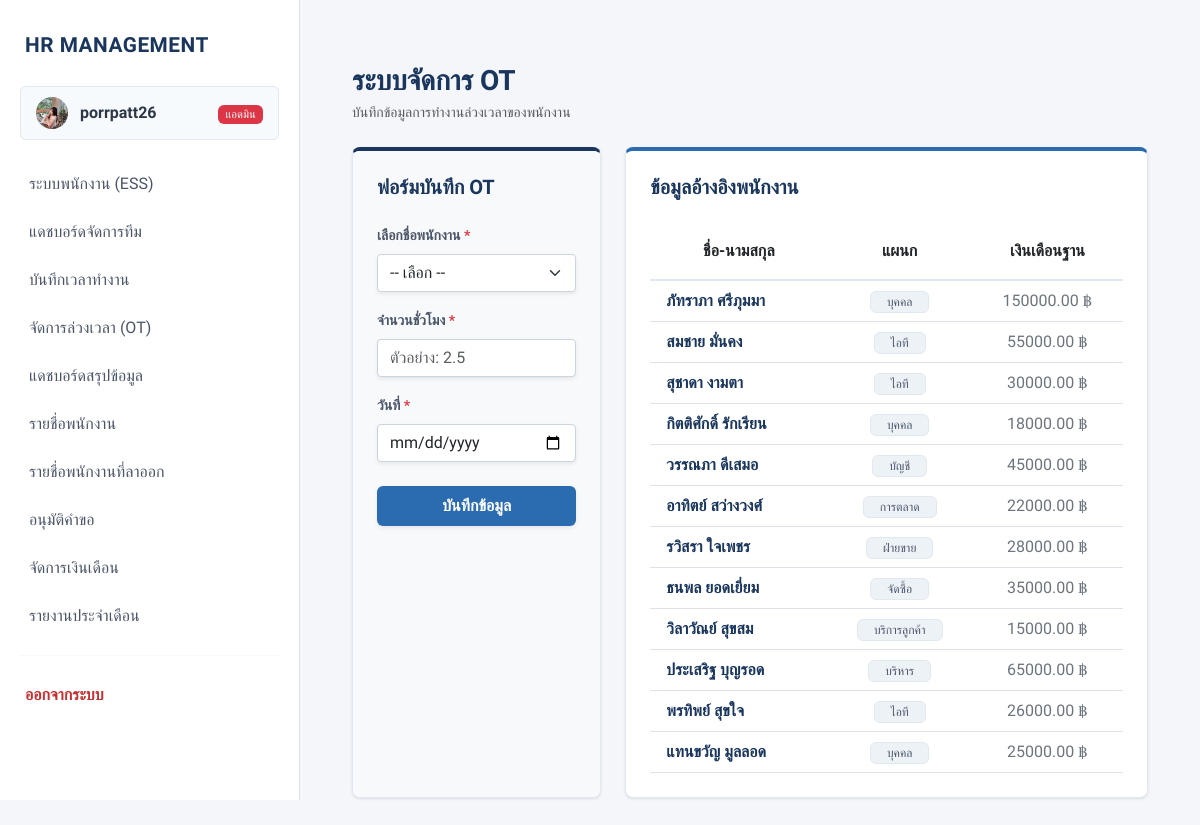
The page /ot-management/ (signed in) on the database as committed earlier.
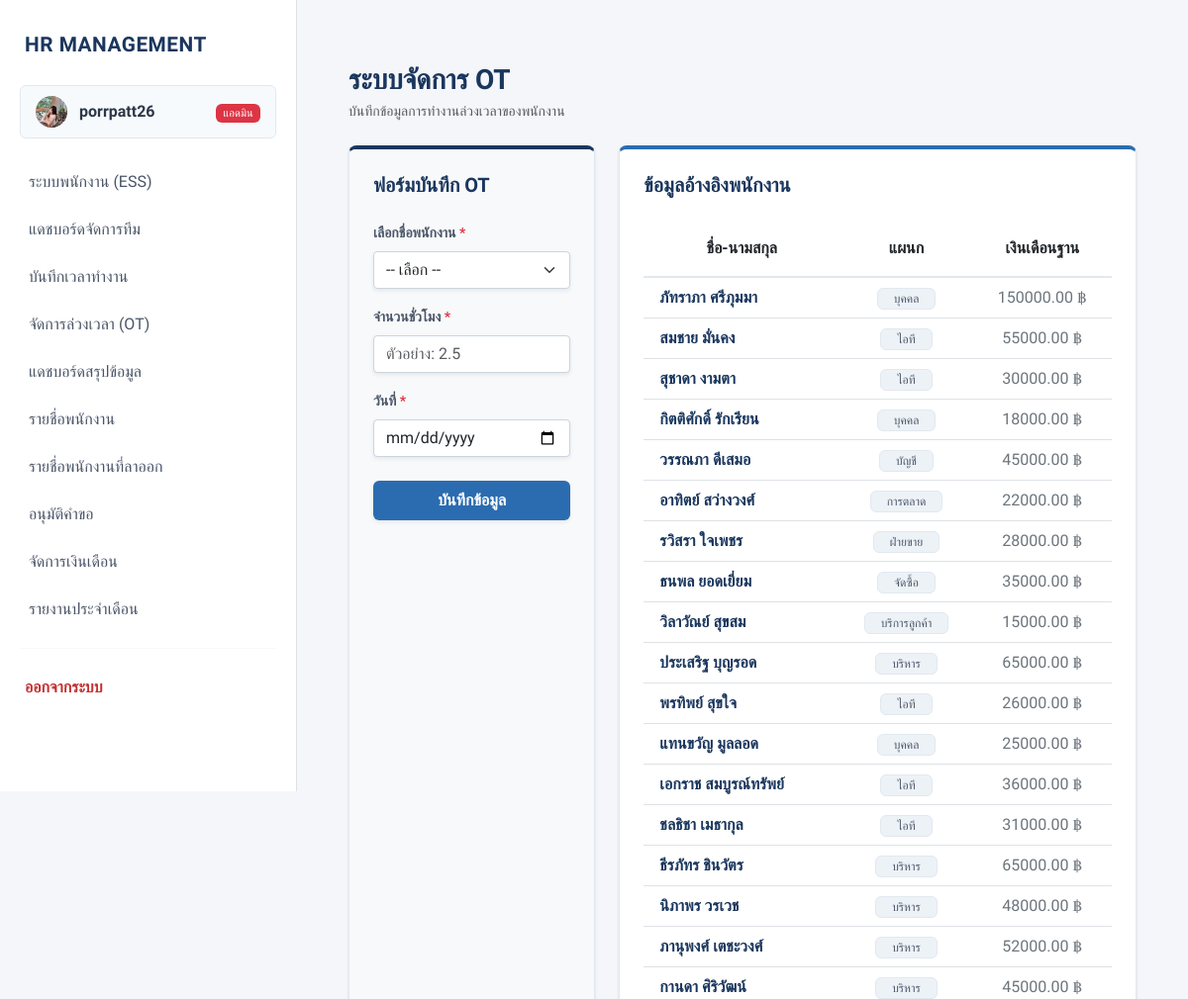
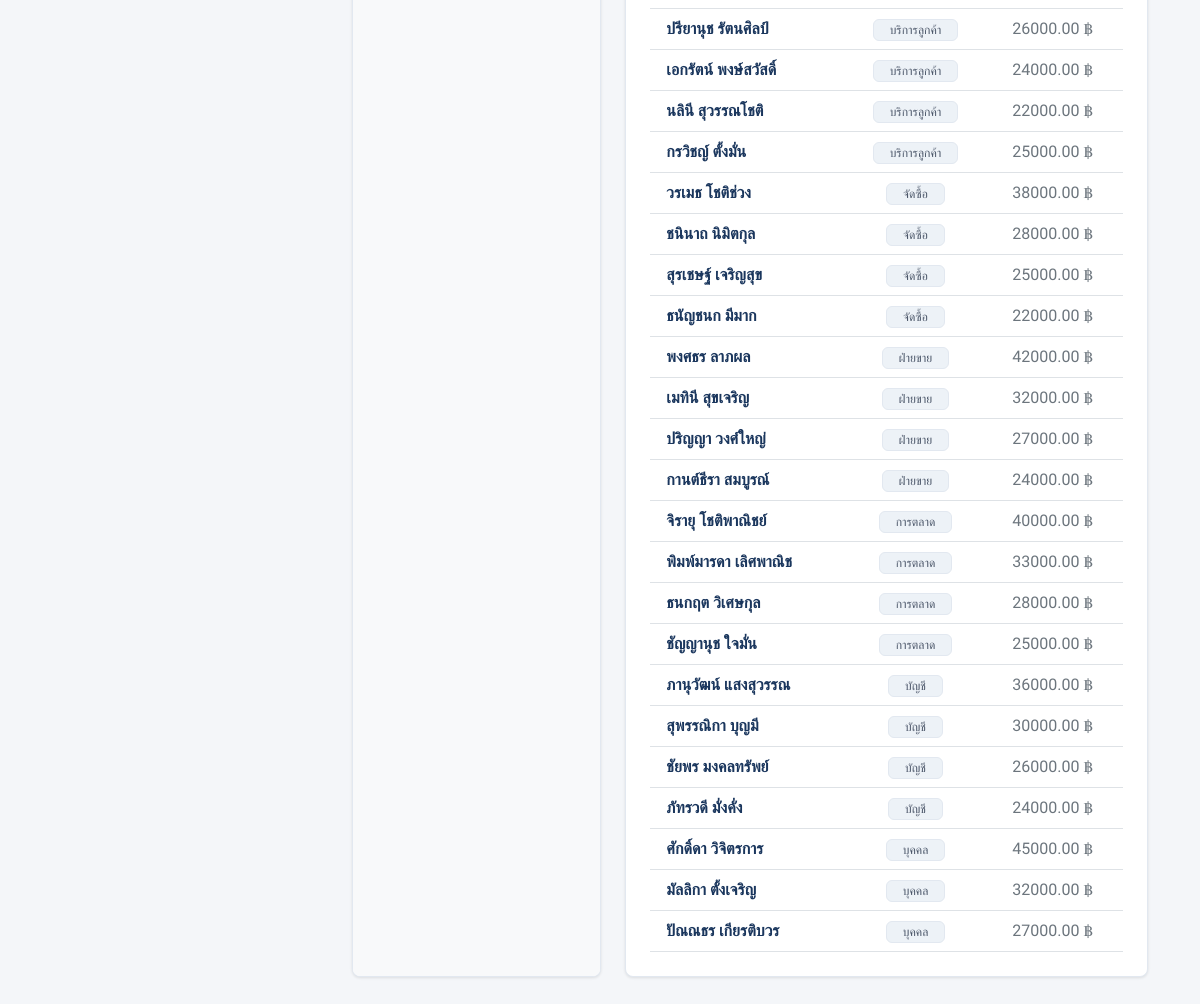
The same page on the database as committed later (2 pictures, top to bottom).
### myapp/models.py (models this page shows, shortened)
class Employee(models.Model):
    employee_id = models.CharField(max_length=20, unique=True, blank=True, null=True, verbose_name="รหัสพนักงาน")
    title = models.CharField(max_length=10, choices=TITLE_CHOICES, default='นาย', verbose_name="คำนำหน้าชื่อ")
    first_name = models.CharField(max_length=100, verbose_name="ชื่อ")
    last_name = models.CharField(max_length=100, verbose_name="นามสกุล")
    gender = models.CharField(max_length=1, choices=GENDER_CHOICES, verbose_name="เพศ")
    birth_date = models.DateField(verbose_name="วัน-เดือน-ปี เกิด (YYYY-MM-DD)")
    salary = models.DecimalField(max_digits=10, decimal_places=2, verbose_name="เงินเดือน")
    department = models.CharField(max_length=20, choices=DEPT_CHOICES, verbose_name="แผนก")
    position = models.CharField(max_length=100, null=True, blank=True, verbose_name="ตำแหน่ง")
    hire_date = models.DateField(null=True, blank=True, verbose_name="วันที่เริ่มทำงาน")
    status = models.CharField(max_length=20, choices=STATUS_CHOICES, default='active', verbose_name="สถานะพนักงาน")
    phone_number = models.CharField(max_length=15, null=True, blank=True, verbose_name="เบอร์โทรศัพท์")
    email = models.EmailField(blank=True, null=True, verbose_name="อีเมล")
    address = models.TextField(blank=True, null=True, verbose_name="ที่อยู่")
    bank_name = models.CharField(max_length=50, choices=BANK_CHOICES, null=True, blank=True, verbose_name="ชื่อธนาคาร")
    bank_account = models.CharField(max_length=50, null=True, blank=True, verbose_name="เลขบัญชีธนาคาร")
    photo = models.ImageField(upload_to='employee_photos/', null=True, blank=True, verbose_name="รูปภาพประจำตัว")

### myapp/views.py (the view, shortened to what this page needs)
# urls.py: path('ot-management/', views.ot_management, name='ot_management'),
@login_required
@user_passes_test(is_admin, login_url='ess_dashboard')
def ot_management(request):
    employees = Employee.objects.all()
    return render(request, 'ot_management.html', {'employees': employees})

### myapp/context_processors.py (called while the page is built)
def get_employee_data(request):
    if request.user.is_authenticated:
        emp = Employee.objects.filter(
            first_name=request.user.first_name,
            last_name=request.user.last_name
        ).first()
        return {'current_emp': emp}
    return {}

### myapp/views.py (called while the page is built)
def is_admin(user):
    return user.is_staff

### templates/ot_management.html (shortened to what this page needs)
{% extends 'basetemplate.html' %}
{% block content %}
<div class="container mt-4 mb-5">
    <div class="mb-4">
        <h3 class="fw-bold text-corporate-blue mb-1">ระบบจัดการ OT</h3>
        <p class="text-muted small">บันทึกข้อมูลการทำงานล่วงเวลาของพนักงาน</p>
    </div>
    <div class="row g-4">
        <div class="col-md-4">
            <div class="card card-custom h-100" style="border-top: 4px solid #1A365D;">
                <div class="card-body p-4 bg-light">
                    <h5 class="fw-bold text-corporate-blue mb-4">ฟอร์มบันทึก OT</h5>
                    <form method="POST" action="">
                        <div class="mb-3">
                            <label class="form-label text-corporate-secondary fw-semibold small">เลือกชื่อพนักงาน <span class="text-danger">*</span></label>
                            <select name="employee_id" class="form-select form-select-custom shadow-sm" required>
                                <option value="">-- เลือก --</option>
                            </select>
                        </div>
                        <div class="mb-3">
                            <label class="form-label text-corporate-secondary fw-semibold small">จำนวนชั่วโมง <span class="text-danger">*</span></label>
                            <input type="number" name="ot_hours" class="form-control form-control-custom shadow-sm" step="0.5" placeholder="ตัวอย่าง: 2.5" required>
                        </div>
                        <div class="mb-4">
                            <label class="form-label text-corporate-secondary fw-semibold small">วันที่ <span class="text-danger">*</span></label>
                            <input type="date" name="ot_date" class="form-control form-control-custom shadow-sm" required>
                        </div>
                        <button type="submit" class="btn btn-primary-corporate w-100 fw-bold py-2 rounded-2 shadow-sm">บันทึกข้อมูล</button>
                    </form>
                </div>
            </div>
        </div>
        <div class="col-md-8">
            <div class="card card-custom h-100" style="border-top: 4px solid #2B6CB0;">
                <div class="card-body p-4">
                    <h5 class="fw-bold text-corporate-blue mb-4">ข้อมูลอ้างอิงพนักงาน</h5>
                    <div class="table-responsive">
                        <table class="table table-hover align-middle text-center mb-0">
                            <thead class="table-custom-header">
                                <tr>
                                    <th class="py-3">ชื่อ-นามสกุล</th>
                                    <th class="py-3">แผนก</th>
                                    <th class="py-3">เงินเดือนฐาน</th>
                                </tr>
                            </thead>
                            <tbody>
                                {% for emp in employees %}
                                <tr>
                                    <td class="text-start ps-3 fw-semibold text-corporate-blue">{{ emp.first_name }} {{ emp.last_name }}</td>
                                    <td><span class="badge badge-department rounded-2 px-3 py-1">{{ emp.get_department_display }}</span></td>
                                    <td class="text-secondary">{{ emp.salary|floatformat:2 }} ฿</td>
                                </tr>
                                {% empty %}
                                <tr>
                                    <td colspan="3" class="py-4 text-muted text-center">ไม่มีข้อมูลพนักงาน</td>
                                </tr>
                                {% endfor %}
                            </tbody>
                        </table>
                    </div>
                </div>
            </div>
        </div>
    </div>
</div>
{% endblock %}

### templates/basetemplate.html (shortened to what this page needs)
<!DOCTYPE html>
<html lang="th">
<head>
    <link href="https://cdn.jsdelivr.net/npm/bootstrap@5.3.0/dist/css/bootstrap.min.css" rel="stylesheet">
</head>
<body>
    <nav id="sidebar" class="sidebar">
        <a href="{% url 'index' %}" class="sidebar-brand">
            HR MANAGEMENT
        </a>
        <a href="{% url 'profile' %}" class="user-profile" style="display: flex; align-items: center; overflow: hidden;">
            {% if current_emp and current_emp.photo %}
                <img src="{{ current_emp.photo.url }}" class="user-avatar" style="object-fit: cover; padding: 0; flex-shrink: 0;">
            {% else %}
                <div class="user-avatar" style="flex-shrink: 0;">EMP</div>
            {% endif %}
            <span style="font-weight: 700; white-space: nowrap; overflow: hidden; text-overflow: ellipsis;">
                {{ user.username }}
            </span>
            <div class="ms-auto" style="padding-left: 5px;">
                {% if user.is_superuser %}
                    <span class="badge bg-danger" style="font-size: 0.7rem; font-weight: 500;">แอดมิน</span>
                {% elif user.is_staff %}
                    <span class="badge bg-primary" style="font-size: 0.7rem; font-weight: 500;">หัวหน้า</span>
                {% else %}
                    <span class="badge bg-secondary" style="font-size: 0.7rem; font-weight: 500;">พนักงาน</span>
                {% endif %}
            </div>
        </a>
        <ul class="nav flex-column mb-auto">
            <li class="nav-item">
                <a class="nav-link" href="{% url 'ess_dashboard' %}">
                    ระบบพนักงาน (ESS)
                </a>
            </li>
            {% if user.is_staff %}
            <li class="nav-item">
                <a class="nav-link" href="{% url 'manager_dashboard' %}">
                    แดชบอร์ดจัดการทีม
                </a>
            </li>
            <li class="nav-item">
                <a class="nav-link" href="{% url 'attendance' %}">
                    บันทึกเวลาทำงาน
                </a>
            </li>
            <li class="nav-item">
                <a class="nav-link" href="{% url 'ot_management' %}">
                    จัดการล่วงเวลา (OT)
                </a>
            </li>
            {% endif %}
            {% if user.is_superuser %}
            <li class="nav-item">
                <a class="nav-link" href="{% url 'dashboard' %}">
                    แดชบอร์ดสรุปข้อมูล
                </a>
            </li>
            <li class="nav-item">
                <a class="nav-link" href="{% url 'index' %}">
                    รายชื่อพนักงาน
                </a>
            </li>
            <li class="nav-item">
                <a class="nav-link" href="{% url 'resigned_list' %}">
                    รายชื่อพนักงานที่ลาออก
                </a>
            </li>
            <li class="nav-item">
                <a class="nav-link" href="{% url 'approval' %}">
                    อนุมัติคำขอ
                </a>
            </li>
            <li class="nav-item">
                <a class="nav-link" href="{% url 'payroll' %}">
                    จัดการเงินเดือน
                </a>
            </li>
            <li class="nav-item">
                <a class="nav-link" href="{% url 'reports' %}">
                    รายงานประจำเดือน
                </a>
            </li>
            {% endif %}
        </ul>
        <hr style="margin: 15px 20px; border-color: #E2E8F0;">
        <form action="{% url 'logout' %}" method="post" class="m-0">
            <button type="submit" class="btn-logout">
                ออกจากระบบ
            </button>
        </form>
    </nav>
    <main id="main-content" class="main-content">
        {% block content %}
        {% endblock %}
    </main>
</body>
</html>

### templates/basetemplate.html (style rules this page uses)
body { background-color: #F4F6F9; font-family: 'Sarabun', sans-serif; font-size: 16px; }
.sidebar { width: 300px; height: 100vh; background-color: #FFFFFF; position: fixed; top: 0; left: 0; padding-top: 15px; overflow-y: auto; border-right: 1px solid #DEE2E6; z-index: 1040; transition: all 0.3s ease-in-out; }
.sidebar-brand { color: #1A365D !important; font-weight: 800; font-size: 1.3rem; text-decoration: none; display: block; padding: 15px 25px; margin-bottom: 10px; letter-spacing: 0.5px; }
.user-profile { padding: 10px 15px; margin: 0 20px 20px 20px; border-radius: 6px; border: 1px solid #E2E8F0; display: flex; align-items: center; text-decoration: none; color: #2D3748; font-weight: 600; transition: 0.2s; background-color: #F7FAFC; }
.user-avatar { width: 32px; height: 32px; border-radius: 50%; background-color: #CBD5E0; color: #2D3748; display: flex; align-items: center; justify-content: center; margin-right: 12px; font-weight: bold; font-size: 0.9rem; }
.sidebar .nav-link { color: #4A5568 !important; font-weight: 500; border-radius: 0; padding: 12px 25px; display: flex; align-items: center; transition: all 0.2s ease; border-left: 4px solid transparent; }
.btn-logout { background-color: transparent; color: #C53030; font-weight: 600; border: none; padding: 12px 25px; width: 100%; display: flex; align-items: center; transition: 0.2s; text-align: left; }
.main-content { margin-left: 300px; padding: 2.5rem; min-height: 100vh; transition: all 0.3s ease-in-out; }

### templates/ot_management.html (style rules this page uses)
.text-corporate-blue { color: #1A365D !important; }
.text-corporate-secondary { color: #4A5568 !important; }
.btn-primary-corporate { background-color: #2B6CB0; color: #fff; border: none; transition: 0.2s; font-weight: 500; }
.card-custom { border-radius: 0.5rem; box-shadow: 0 1px 3px rgba(0,0,0,0.1); border: 1px solid #E2E8F0; background-color: #fff; overflow: hidden; }
.table-custom-header { background-color: #F8FAFC !important; color: #4A5568 !important; border-bottom: 2px solid #E2E8F0; font-weight: 600; }
.form-control-custom, .form-select-custom { border-color: #CBD5E0; border-radius: 4px; }
.badge-department { background-color: #EDF2F7; color: #4A5568; border: 1px solid #E2E8F0; font-weight: 500; }

Rows that differ between the two databases and show on the page:
added Employee: first_name "เอกราช", last_name "สมบูรณ์ทรัพย์", department "ไอที", salary "36000.00"
added Employee: first_name "ชลธิชา", last_name "เมธากุล", department "ไอที", salary "31000.00"
added Employee: first_name "ธีรภัทร", last_name "ชินวัตร", department "บริหาร", salary "65000.00"
added Employee: first_name "นิภาพร", last_name "วรเวช", department "บริหาร", salary "48000.00"
added Employee: first_name "ภานุพงศ์", last_name "เตชะวงศ์", department "บริหาร", salary "52000.00"
added Employee: first_name "กานดา", last_name "ศิริวัฒน์", department "บริหาร", salary "45000.00"
added Employee: first_name "ปรียานุช", last_name "รัตนศิลป์", department "บริการลูกค้า", salary "26000.00"
added Employee: first_name "เอกรัตน์", last_name "พงษ์สวัสดิ์", department "บริการลูกค้า", salary "24000.00"
added Employee: first_name "นลินี", last_name "สุวรรณโชติ", department "บริการลูกค้า", salary "22000.00"
added Employee: first_name "กรวิชญ์", last_name "ตั้งมั่น", department "บริการลูกค้า", salary "25000.00"
added Employee: first_name "วรเมธ", last_name "โชติช่วง", department "จัดซื้อ", salary "38000.00"
added Employee: first_name "ชนินาถ", last_name "นิมิตกุล", department "จัดซื้อ", salary "28000.00"
added Employee: first_name "สุรเชษฐ์", last_name "เจริญสุข", department "จัดซื้อ", salary "25000.00"
added Employee: first_name "ธนัญชนก", last_name "มีมาก", department "จัดซื้อ", salary "22000.00"
added Employee: first_name "พงศธร", last_name "ลาภผล", department "ฝ่ายขาย", salary "42000.00"
added Employee: first_name "เมทินี", last_name "สุขเจริญ", department "ฝ่ายขาย", salary "32000.00"
added Employee: first_name "ปริญญา", last_name "วงศ์ใหญ่", department "ฝ่ายขาย", salary "27000.00"
added Employee: first_name "กานต์ธีรา", last_name "สมบูรณ์", department "ฝ่ายขาย", salary "24000.00"
added Employee: first_name "จิรายุ", last_name "โชติพาณิชย์", department "การตลาด", salary "40000.00"
added Employee: first_name "พิมพ์มารดา", last_name "เลิศพาณิช", department "การตลาด", salary "33000.00"
added Employee: first_name "ธนกฤต", last_name "วิเศษกุล", department "การตลาด", salary "28000.00"
added Employee: first_name "ชัญญานุช", last_name "ใจมั่น", department "การตลาด", salary "25000.00"
added Employee: first_name "ภานุวัฒน์", last_name "แสงสุวรรณ", department "บัญชี", salary "36000.00"
added Employee: first_name "สุพรรณิกา", last_name "บุญมี", department "บัญชี", salary "30000.00"
added Employee: first_name "ชัยพร", last_name "มงคลทรัพย์", department "บัญชี", salary "26000.00"
added Employee: first_name "ภัทรวดี", last_name "มั่งคั่ง", department "บัญชี", salary "24000.00"
added Employee: first_name "ศักดิ์ดา", last_name "วิจิตรการ", department "บุคคล", salary "45000.00"
added Employee: first_name "มัลลิกา", last_name "ตั้งเจริญ", department "บุคคล", salary "32000.00"
added Employee: first_name "ปัณณธร", last_name "เกียรติบวร", department "บุคคล", salary "27000.00"
